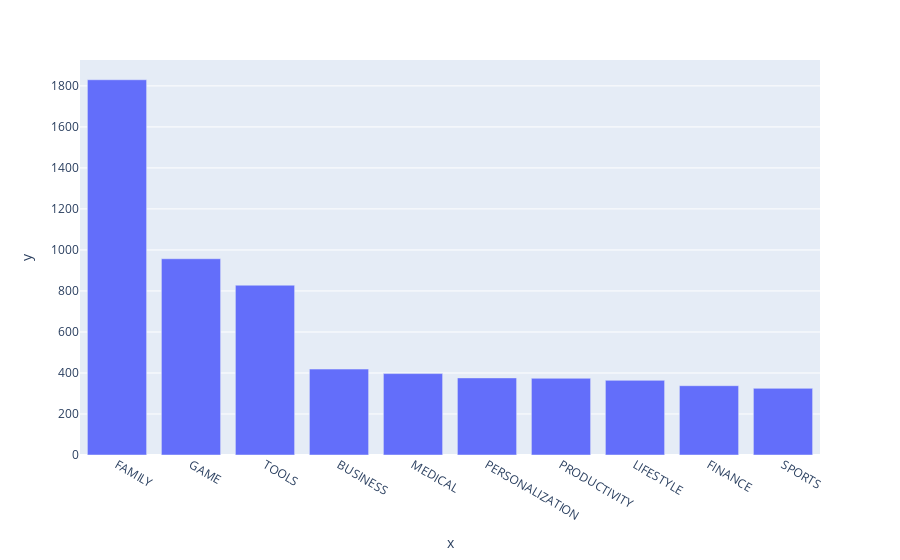

The cell this chart's notebook holds for it:
### Code cell
bar = px.bar(x = top10.index,
            y = top10.values)
bar.show()

### Figure 1 — Plotly figure (JSON) as saved in the notebook; plotly's stock layout.template omitted (floating-point values rounded to 4 significant figures)
{"data": [{"alignmentgroup": "True", "hovertemplate": "x=%{x}<br>y=%{y}<extra></extra>", "legendgroup": "", "marker": {"color": "#636efa", "pattern": {"shape": ""}}, "name": "", "offsetgroup": "", "orientation": "v", "showlegend": false, "textposition": "auto", "type": "bar", "x": ["FAMILY", "GAME", "TOOLS", "BUSINESS", "MEDICAL", "PERSONALIZATION", "PRODUCTIVITY", "LIFESTYLE", "FINANCE", "SPORTS"], "xaxis": "x", "y": [1830, 957, 828, 419, 397, 376, 374, 364, 338, 325], "yaxis": "y"}], "layout": {"barmode": "relative", "legend": {"tracegroupgap": 0}, "margin": {"t": 60}, "xaxis": {"anchor": "y", "domain": [0, 1], "title": {"text": "x"}}, "yaxis": {"anchor": "x", "domain": [0, 1], "title": {"text": "y"}}}}
